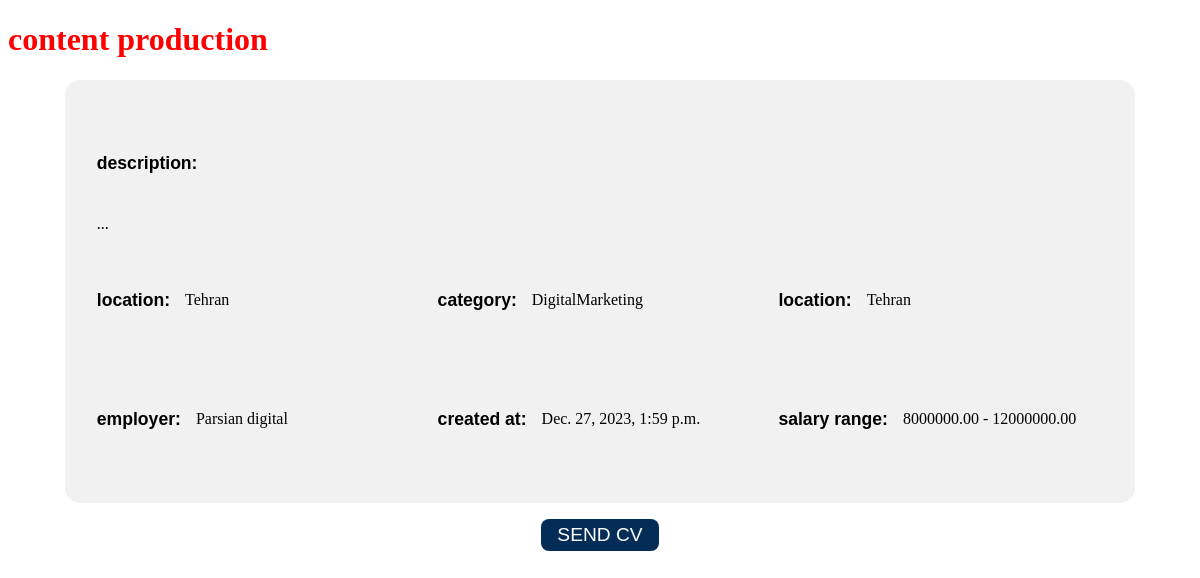
/detail/1, run on the app's committed database.
### works/models.py (models this page shows, shortened)
class Job(models.Model):
    title = models.CharField(max_length=200)
    description = models.TextField()
    category = models.ForeignKey(Category,on_delete=models.CASCADE)
    location = models.ForeignKey(Provinces,on_delete=models.CASCADE)
    employer = models.ForeignKey(Company, on_delete=models.CASCADE)
    created_at = models.DateTimeField(auto_now_add=True)
    min_salary = models.DecimalField(max_digits = 10, decimal_places = 2)
    max_salary = models.DecimalField(max_digits = 10, decimal_places = 2)
    class Meta:
        verbose_name_plural = 'Jobs'

class Provinces(models.Model):
    PROVINCES_CHOICES = (
        ('Tehran', 'Tehran') ,
        ('Khorasan Razavi' , 'Khorasan Razavi') ,
        ('Isfahan' , 'Isfahan') ,
        ('Alborz', 'Alborz') ,
        ('Fars', 'Fars') ,
        ('Qom' , 'Qom'),
        ('East Azerbaijan' , 'East Azerbaijan') ,
        ('Mazandaran', 'Mazandaran'),
        ('Gilan', 'Gilan') ,
        ('Kerman', 'Kerman'),
        ('Khozestan', 'Khozestan'),
        ('Yazd', 'Yazd'),
        ('Markazi', 'Markazi'),
        ('Qazvin', 'Qazvin'),
        ('Hormozgan', 'Hormozgan'),
        ('Golestan', 'Golestan'),
        ('Zanjan', 'Zanjan'),
        ('Hamedan', 'Hamedan') ,
        ('Semnan', 'Semnan'),
        ('West Azerbaijan', 'West Azerbaijan'),
        ('Boushehr', 'Boushehr'),
        ('Kordestan', 'Kordestan'),
        ('Kermanshah', 'Kermanshah'),
        ('Sistan Balouchestan', 'Sistan Balouchestan'),
        ('Charmahal Bakhtiari' , 'Charmahal Bakhtiari'),
        ('Ardebil', 'Ardebil'),
        ('Kohkiluyeh and Boyerahmad' , 'Kohkiluyeh and Boyerahmad'),
        ('Ilam', 'Ilam'),
        ('Khorasan Jonoubi', 'Khorasan Jonoubi'),
        ('Khorestan Shomali', 'Khorestan Shomali'),
        ('Lorestan', 'Lorestan')
    )
    name = models.CharField(max_length=30 , choices = PROVINCES_CHOICES)
    def __str__(self):
        return self.name
    class Meta:
        verbose_name_plural = 'Provinces'

class Category(models.Model):
    CATEGORY_CHOICES = (
        ('Sales and Marketing' , 'Sales and Marketing') ,
        ('Software and Programming' , 'Software and Programming') ,
        ('Finantial and Accounting' , 'Finantial and Accounting') ,
        ('Official' , 'Official') ,
        ('DigitalMarketing' , 'DigitalMarketing') ,
        ('ContentProduction' , 'ContentProduction') ,
        ('It Devops Server', 'It Devops Server') ,
        ('Design' , 'Design') ,
        ('Customer Support' , 'Customer Support') ,
        ('Industrial Enginerring' , 'Industrial Enginerring') ,
        ('Electrical Engineering' , 'Electrical Engineering') ,
        ('Civil Engineering' , 'Civil Engineering') ,
        ('Human Resources' , 'Human Resources') ,
        ('Servise Force' , 'Servise Force') ,
        ('Education' , 'Education') ,
        ('Inventory', 'Inventory') ,
        ('Cinema Feild' , 'Cinema Feild') ,
        ('Mechanical and Aerospace Engineering' , 'Mechanical and Aerospace Engineering') ,
        ('Technician' , 'Technician') ,
        ('Tourism' , 'Tourism') ,
        ('Product Manager' , 'Product Manager') ,
        ('Medical' , 'Medical') ,
        ('TTransportation' , 'Transportation') ,
        ('HotelManagement' , 'HotelManagement') ,
        ('Public Relations' , 'Public Relations') ,
        ('Chemical Petronum' , 'Chemical Petronum') ,
        ('Insurance Management' , 'Insurance Management') ,
        ('Mine and Metalogy Engineering', 'Mine and Metalogy Engineering'),
        ('Biomedical Engineering', 'Biomedical Engineering') ,
        ('TE' , 'Txtile Engineering') ,
        ('Pharmacology','Pharmacology') ,
        ('Journalist' , 'Journalist') ,
        ('Agricultural Engineering' , 'Agricultural Engineering') ,
        ('Musical and Sound Engineering' , 'Musical and Sound Engineering') ,
        ('Physical Education', 'Physical Education')
    )
    name = models.CharField(max_length=200, choices = CATEGORY_CHOICES)
    def __str__(self):
        return self.name
    class Meta:
        verbose_name_plural = 'Categories'

class Company(models.Model):
    name = models.CharField(max_length = 200)
    Website = models.CharField(max_length = 300)
    Industry = models.CharField(max_length = 200)
    EstablishedYear = models.CharField(max_length = 200)
    Introduction = models.TextField()
    def __str__(self):
        return self.name
    class Meta:
        verbose_name_plural = 'Companies'

### works/views.py (the view)
# urls.py: path('detail/',include('works.urls')),
def detail(request,id):
    if request.method == 'GET':
        try:
            jobs = Job.objects.get(pk=id)
        except:
            jobs = None
        j_list = {
            'jobs' : jobs,
            'flag' : False
        }
        return render(request, 'works/detail.html', context=j_list)

### media/templates/works/detail.html (shortened to what this page needs)
<!DOCTYPE html>
<html lang="en" dir="ltr">
<head>
    <link rel="stylesheet" href="../../assets/css/main.css" />
</head>
<body>
    <div class="container">
        <h1>{{ jobs.title }}</h1>
        <div class="subContainer">
            <div class="desc">
                <h6>description: </h6>
                <p>{{jobs.description}}</p>
            </div>
            <div class="more-info">
                <section>
                    <h6>location: </h6>
                    <p>{{jobs.location}}</p>
                </section>
                <section>
                    <h6>category: </h6>
                    <p>{{jobs.category}}</p>
                </section>
                <section>
                    <h6>location: </h6>
                    <p>{{jobs.location}}</p>
                </section>
                <section>
                    <h6>employer: </h6>
                    <p>{{jobs.employer}}</p>
                </section>
                <section>
                    <h6>created at: </h6>
                    <p>{{jobs.created_at}}</p>
                </section>
                <section>
                    <h6>salary range: </h6>
                    <p>{{jobs.min_salary}} - {{jobs.max_salary}}</p>
                </section>
            </div>
        </div>
        <div class="controlls">
            <button>SEND CV</button>
        </div>
    </div>
</body>
</html>

### media/assets/css/main.css (style rules this page uses)
body { font-family: Vazir; }
h1 { color: red; }

### media/templates/works/detail.html (style rules this page uses)
.subContainer { background-color: #f1f1f1; width: 85%; margin: 1rem auto; border-radius: 15px; padding: 2rem; }
.more-info { display: grid; grid-template-columns: repeat(3, 1fr); gap: 1rem; }
section { display: flex; align-items: center; gap: 15px; }
h6 { font-size: 1.1rem; font-family: Arial, Helvetica, sans-serif; }
.controlls { width: 100%; display: flex; align-items: center; justify-content: center; }
.controlls button { font-size: 1.2rem; padding: 5px 16px; border-radius: 8px; border: none; color: #fff; background-color: rgb(3, 45, 87); transition: all .3s ease; cursor: pointer; }

### data on the page
Job: title "content production", description "...", location "Tehran", category "DigitalMarketing", employer "Parsian digital", created_at "Dec. 27, 2023, 1:59 p.m.", min_salary "8000000.00", max_salary "12000000.00"
